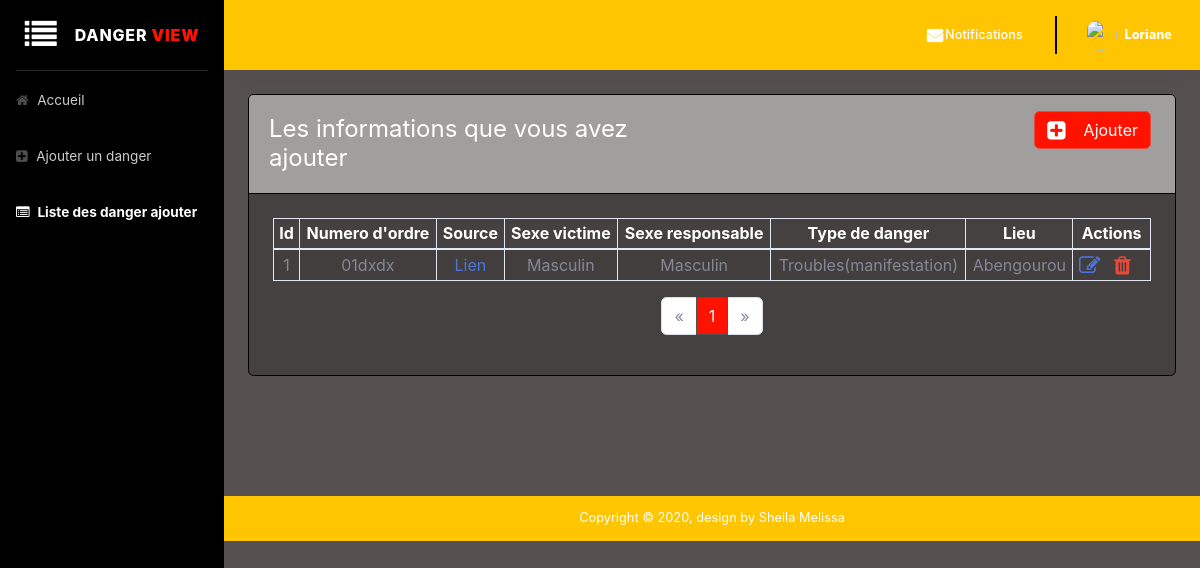
/operateurs/liste-des-danger-ajouter.php (signed in), run on the app's committed database.
### tables this page shows
CREATE TABLE `danger` (
  `id` int(11) NOT NULL,
  `numeroOrdre` varchar(255) NOT NULL,
  `description` text NOT NULL,
  `date` date NOT NULL,
  `source` varchar(255) NOT NULL,
  `idUtilisateur` int(11) NOT NULL,
  `Lieu` text NOT NULL,
  `dangerType` text NOT NULL,
  `descripendroit` text NOT NULL,
  `pays` text NOT NULL,
  `ville` text NOT NULL,
  `longitude` text NOT NULL,
  `latitude` text NOT NULL,
  `typeActeur` text NOT NULL,
  `sexeVictime` text NOT NULL,
  `sexeResponsable` text NOT NULL,
  `dateAjout` date NOT NULL DEFAULT current_timestamp()
);

### operateurs/liste-des-danger-ajouter.php (the view, shortened to what this page needs)
<html lang="fr">
<head>
    <link href="https://stackpath.bootstrapcdn.com/font-awesome/4.7.0/css/font-awesome.min.css" rel="stylesheet" type="text/css">
    <link rel="stylesheet" type="text/css" href="https://cdn.datatables.net/1.10.18/css/dataTables.bootstrap4.min.css">
    <link href="../css/bootstrap.min.css" rel="stylesheet">
</head>
<body>
    <div id="wrapper">
        <ul class="navbar-nav sidebar sidebar-dark accordion" id="accordionSidebar" style="background: #000 !important;">
            <span class="sidebar-brand d-flex align-items-center justify-content-center">
            <div class="sidebar-brand-icon" style="cursor: pointer;">
                <i class="fa fa-list" aria-hidden="true" id="sidebarToggle"></i>
              </div>
            <div class="sidebar-brand-text">
               &nbsp;&nbsp;&nbsp; Danger <b style="color: #ff1300;">view</b>
            </div>
          </span>
            <hr class="sidebar-divider my-0">
            <li class="nav-item">
                <a class="nav-link" href="./operateur_home.php">
                    <i class="fa fa-home" aria-hidden="true"></i>
                    <span>Accueil</span></a>
            </li>
            <li class="nav-item">
                <a class="nav-link" href="./ajouter-danger.php">
                    <i class="fa fa-plus-square" aria-hidden="true"></i>
                    <span>Ajouter un danger</span>
                </a>
            </li>
            <li class="nav-item active">
                <a class="nav-link" href="./liste-des-danger-ajouter.php">
                    <i class="fa fa-list-alt" aria-hidden="true"></i>
                    <span>Liste des danger ajouter</span></a>
            </li>
        </ul>
        <div id="content-wrapper" class="d-flex flex-column">
            <div id="content">
                <nav class="navbar navbar-expand navbar-light bg-white topbar mb-4 static-top shadow" style="background: #ffc500 !important;font-weight: 700;">
                    <ul class="navbar-nav ml-auto">
                        <li class="nav-item dropdown no-arrow mx-1">
                            <a class="nav-link dropdown-toggle" href="#" id="messagesDropdown" role="button" data-toggle="dropdown" aria-haspopup="true" aria-expanded="false">
                                <i class="fa fa-envelope fa-fw" style="color: #fff !important;font-weight: bold;"></i>
                                <span class="d-none d-lg-inline text-gray-600 small" style="color: #fff !important;font-weight: 500;">Notifications</span>
                            </a>
                        </li>
                        <div class="topbar-divider d-none d-sm-block"></div>
                        <li class="nav-item dropdown no-arrow">
                            <a class="nav-link dropdown-toggle" href="#" id="userDropdown" role="button" data-toggle="dropdown" aria-haspopup="true" aria-expanded="false">
                                <img class="img-profile rounded-circle" src="https://cdn.pixabay.com/photo/2013/07/13/10/07/man-156584_960_720.png">&nbsp;&nbsp;
                                <span class="d-none d-lg-inline text-gray-600 small" style="color: #fff !important;font-weight: 800;">
                                <?= htmlspecialchars($_SESSION["prenom"]); ?>
                            </span>
                            </a>
                        </li>
                    </ul>
                </nav>
                <div class="container-fluid">
                    <div class="card mb-4">
                        <div class="h4 card-header font-weight-normal" style="background: #a19e9e !important">
                            <div class="row">
                                <div class="col-lg-6">
                                    <h4 class="mt-2 text-white">Les informations que vous avez ajouter</h4>
                                </div>
                                <div class="col-lg-6">
                                    <a href="ajouter-danger.php">
                                        <button type="button" class="btn btn-danger m-1 float-right" style="background: #ff1300!important; color:#fff;">
                                            <i class="fa fa-plus-square fa-lg"></i>
                                            &nbsp;&nbsp; Ajouter
                                        </button>
                                    </a>
                                </div>
                            </div>
                        </div>
                        <?php
                            if(isset($_GET['page']) && !empty($_GET['page'])){
                                $currentPage = (int) strip_tags($_GET['page']);
                            }else{
                                $currentPage = 1;
                            }
                            require_once '../php/db.php';
                            $idUser = $_SESSION["id"];
                            $sql = "SELECT COUNT(*) AS nb_dangers FROM danger WHERE idUtilisateur={$idUser}";
                            $query = $db->prepare($sql);
                            $query->execute();
                            $result = $query->fetch();
                            $nbDangers = (int) $result['nb_dangers'];
                            $parPage = 3;
                            $pages = ceil($nbDangers / $parPage);
                            $premier = ($currentPage * $parPage) - $parPage;
                            $sql = 'SELECT * FROM danger WHERE idUtilisateur=:userId ORDER BY dateAjout DESC LIMIT :premier, :parpage;';
                            $query = $db->prepare($sql);
                            $query->bindValue(':premier', $premier, PDO::PARAM_INT);
                            $query->bindValue(':parpage', $parPage, PDO::PARAM_INT);
                            $query->bindValue(':userId', $idUser, PDO::PARAM_INT);
                            $query->execute();
                            $dangers = $query->fetchAll(PDO::FETCH_ASSOC);
                            $d_nb = count($dangers);
                        ?>
                            <div class="card-body">
                                <?php if($d_nb === 0): ?>
                                <center>
                                    <strong class="mt-4 mb-4">
                                        Pas d'informations disponible
                                    </strong>
                                </center>
                                <?php else: ?>
                                <div class="row">
                                    <div class="col-lg-12">
                                        <div class="p-1">
                                            <div class="table-responsive">
                                                <table id="user_data" class="table table-striped table-sm table-bordered" style="color: #fff;">
                                                    <thead>
                                                        <tr class="text-center">
                                                            <th>Id</th>
                                                            <th>Numero d'ordre</th>
                                                            <th>Source</th>
                                                            <th>Sexe victime</th>
                                                            <th>Sexe responsable</th>
                                                            <th>Type de danger</th>
                                                            <th>Lieu</th>
                                                            <th>Actions</th>
                                                        </tr>
                                                    </thead>
                                                    <tbody>
                                                        <tbody class="text-center text-secondary">
                                                            <?php  foreach($dangers as $danger): ?>
                                                            <tr>
                                                                <td>
                                                                    <?= $danger['id']; ?>
                                                                </td>
                                                                <td>
                                                                    <?= $danger["numeroOrdre"]; ?>
                                                                </td>
                                                                <td>
                                                                    <a href="<?=  $danger["source"]; ?>" target="_blank">
                                                                        Lien
                                                                    </a>
                                                                </td>
                                                                <td>
                                                                    <?=  $danger["sexeVictime"]; ?>
                                                                </td>
                                                                <td>
                                                                    <?=  $danger["sexeResponsable"]; ?>
                                                                </td>
                                                                <td>
                                                                    <?=  $danger["dangerType"]; ?>
                                                                </td>
                                                                <td>
                                                                    <?=  $danger["ville"]; ?>
                                                                </td>
                                                                <td>
                                                                    <a href="mettre-danger-a-jour.php?id=<?php echo htmlentities($danger["id"]); ?>" type="button" class="text-primary">
                                                                        <i class="fa fa-edit fa-lg"></i>
                                                                    </a>&nbsp;&nbsp;
                                                                    <a class="delete text-danger" id='del_<?= $danger["id"] ?>' data-id='<?= $danger["id"] ?>'>
                                                                        <i class="fa fa-trash fa-lg"></i>
                                                                    </a>&nbsp;&nbsp;
                                                                </td>
                                                            </tr>
                                                            <?php endforeach; ?>
                                                        </tbody>
                                                </table>
                                                <nav aria-label="pagination" >
                                                    <ul class="pagination justify-content-center">
                                                        <li class="page-item <?= ($currentPage == 1) ? "disabled" : "text-danger" ?>">
                                                            <a class="page-link" href="?page=<?= $currentPage - 1 ?>" aria-label="Previous">
                                                            <span aria-hidden="true">&laquo;</span>
                                                            </a>
                                                        </li>
                                                        <?php for($page = 1; $page <= $pages; $page++): ?>
                                                            <li class="page-item <?= ($currentPage == $page) ? "active text-danger" : "" ?>">
                                                                <a class="page-link" href="?page=<?= $page ?>">
                                                                    <?= $page ?>
                                                                </a>
                                                            </li>
                                                        <?php endfor; ?>
                                                        <li class="page-item <?= ($currentPage == $pages) ? "disabled" : "text-danger" ?>">
                                                            <a class="page-link" href="?page=<?= $currentPage + 1 ?>" aria-label="Next">
                                                            <span aria-hidden="true">&raquo;</span>
                                                            </a>
                                                        </li>
                                                    </ul>
                                                </nav>
                                            </div>
                                        </div>
                                    </div>
                                </div>
                                <?php endif ?>
                            </div>
                    </div>
                </div>
                <br>
                <br>
                <br>
                <br>
                <footer class="sticky-footer bg-jaune" style="background: #ffc500 !important">
                    <div class="container">
                        <div class="copyright text-center">
                            <span>Copyright &copy; 2020, design by Sheila Melissa</span>
                        </div>
                    </div>
                </footer>
            </div>
        </div>
</body>

### data on the page
danger: id "1", numeroOrdre "01dxdx", sexeVictime "Masculin", sexeResponsable "Masculin", dangerType "Troubles(manifestation)", ville "Abengourou"

### other printed values
$_SESSION["prenom"] "Loriane"
